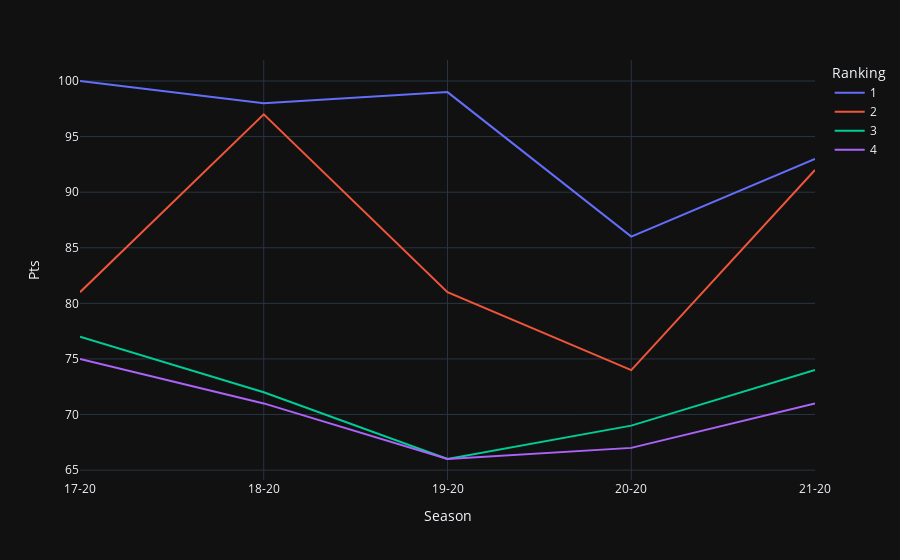

Notebook code cell kept with this figure:
### Code cell
def plot_line(df: pd.DataFrame, x_axis: dict[str, str], y_axis: dict[str, str], col: dict[str, str]):
    """ 
    df: the Dataframe
    x_axis: {"col_name": "df.col", "xaxis_title": "str"}
    y_axis: {"col_name": "df.col",  "yaxis_tile": "str"}
    col: {"col_name": "df.col",  "legend_title": "str"}
    """

    fig = px.line(
        dfs,
        x=x_axis["col_name"]
        y=y_axis["col_name"]
        color=col["col_name"]
        hover_name="Squad",
    )
    fig.update_layout(
        xaxis_title=x_axis["xaxis_title"]
        yaxis_title=y_axis["yaxis_title"]
        legend_title=col["legend_title"]
        template="plotly_dark",
    )
    fig.show()

### Figure 1 — Plotly figure (JSON) as saved in the notebook; plotly's stock layout.template omitted (floating-point values rounded to 4 significant figures)
{"data": [{"hovertemplate": "<b>%{hovertext}</b><br><br>Rk=1<br>Season=%{x}<br>Pts=%{y}<extra></extra>", "hovertext": ["Manchester City", "Manchester City", "Liverpool", "Manchester City", "Manchester City"], "legendgroup": "1", "line": {"color": "#636efa", "dash": "solid"}, "marker": {"symbol": "circle"}, "mode": "lines", "name": "1", "orientation": "v", "showlegend": true, "type": "scatter", "x": ["17-20", "18-20", "19-20", "20-20", "21-20"], "xaxis": "x", "y": [100, 98, 99, 86, 93], "yaxis": "y"}, {"hovertemplate": "<b>%{hovertext}</b><br><br>Rk=2<br>Season=%{x}<br>Pts=%{y}<extra></extra>", "hovertext": ["Manchester Utd", "Liverpool", "Manchester City", "Manchester Utd", "Liverpool"], "legendgroup": "2", "line": {"color": "#EF553B", "dash": "solid"}, "marker": {"symbol": "circle"}, "mode": "lines", "name": "2", "orientation": "v", "showlegend": true, "type": "scatter", "x": ["17-20", "18-20", "19-20", "20-20", "21-20"], "xaxis": "x", "y": [81, 97, 81, 74, 92], "yaxis": "y"}, {"hovertemplate": "<b>%{hovertext}</b><br><br>Rk=3<br>Season=%{x}<br>Pts=%{y}<extra></extra>", "hovertext": ["Tottenham", "Chelsea", "Manchester Utd", "Liverpool", "Chelsea"], "legendgroup": "3", "line": {"color": "#00cc96", "dash": "solid"}, "marker": {"symbol": "circle"}, "mode": "lines", "name": "3", "orientation": "v", "showlegend": true, "type": "scatter", "x": ["17-20", "18-20", "19-20", "20-20", "21-20"], "xaxis": "x", "y": [77, 72, 66, 69, 74], "yaxis": "y"}, {"hovertemplate": "<b>%{hovertext}</b><br><br>Rk=4<br>Season=%{x}<br>Pts=%{y}<extra></extra>", "hovertext": ["Liverpool", "Tottenham", "Chelsea", "Chelsea", "Tottenham"], "legendgroup": "4", "line": {"color": "#ab63fa", "dash": "solid"}, "marker": {"symbol": "circle"}, "mode": "lines", "name": "4", "orientation": "v", "showlegend": true, "type": "scatter", "x": ["17-20", "18-20", "19-20", "20-20", "21-20"], "xaxis": "x", "y": [75, 71, 66, 67, 71], "yaxis": "y"}], "layout": {"legend": {"title": {"text": "Ranking"}, "tracegroupgap": 0}, "margin": {"t": 60}, "xaxis": {"anchor": "y", "domain": [0, 1], "title": {"text": "Season"}}, "yaxis": {"anchor": "x", "domain": [0, 1], "title": {"text": "Pts"}}}}
